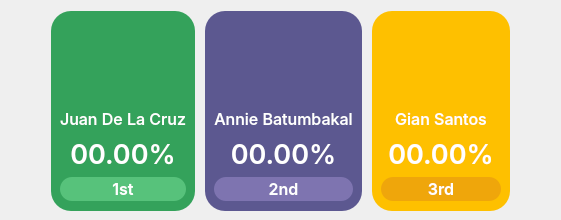
                  <widget class="QWidget" name="widget_top_scorers" native="true">
                   <property name="minimumSize">
                    <size>
                     <width>0</width>
                     <height>220</height>
                    </size>
                   </property>
                   <property name="maximumSize">
                    <size>
                     <width>16777215</width>
                     <height>220</height>
                    </size>
                   </property>
                   <property name="styleSheet">
                    <string notr="true">#widget_top_scorers {
	border-radius: 10px;
	background-color: rgb(255, 255, 255);
}

#widget_student {
	background-color: rgb(255, 190, 111);
	border-radius: 20px;
}

#widget_14 {
	background: transparent;
	border-left: 2px solid rgb(255, 163, 72);
}

#label_stud {
	font: 14pt &quot;Inter&quot;;
	color: rgb(119, 118, 123);
	background: transparent;
}

#label_student_total {
	background: transparent;
	color: rgb(36, 31, 49); 
	font: 20pt &quot;Inter SemiBold&quot;;
}</string>
                   </property>
                   <layout class="QHBoxLayout" name="horizontalLayout_42">
                    <property name="spacing">
                     <number>10</number>
                    </property>
                    <item>
                     <spacer name="horizontalSpacer_22">
                      <property name="orientation">
                       <enum>Qt::Horizontal</enum>
                      </property>
                      <property name="sizeHint" stdset="0">
                       <size>
                        <width>40</width>
                        <height>20</height>
                       </size>
                      </property>
                     </spacer>
                    </item>
                    <item>
                     <widget class="QWidget" name="widget_27" native="true">
                      <property name="minimumSize">
                       <size>
                        <width>0</width>
                        <height>200</height>
                       </size>
                      </property>
                      <property name="maximumSize">
                       <size>
                        <width>16777215</width>
                        <height>200</height>
                       </size>
                      </property>
                      <property name="styleSheet">
                       <string notr="true">#widget_27 {
	background-color: #34a25b;
	border-radius: 20px;
}

#widget_26 {
	background: transparent;
}

#label_stud_name {
	color: #FFF;
	background-color: transparent;
	font: 12pt &quot;Inter Medium&quot;;
}

#label_student_score {
	font: 20pt &quot;Inter SemiBold&quot;;
	background: transparent;
	color: #FFF;
}

#label_student_place {
	font: 12pt &quot;Inter SemiBold&quot;;
	border-radius: 12px;
	background-color: #57c27b;
	color: #FFF;
}</string>
                      </property>
                      <layout class="QVBoxLayout" name="verticalLayout_37">
                       <property name="topMargin">
                        <number>10</number>
                       </property>
                       <property name="bottomMargin">
                        <number>10</number>
                       </property>
                       <item>
                        <widget class="QWidget" name="widget_26" native="true">
                         <layout class="QHBoxLayout" name="horizontalLayout_41">
                          <property name="spacing">
                           <number>0</number>
                          </property>
                          <property name="leftMargin">
                           <number>0</number>
                          </property>
                          <property name="topMargin">
                           <number>0</number>
                          </property>
                          <property name="rightMargin">
                           <number>0</number>
                          </property>
                          <property name="bottomMargin">
                           <number>0</number>
                          </property>
                          <item>
                           <spacer name="horizontalSpacer_13">
                            <property name="orientation">
                             <enum>Qt::Horizontal</enum>
                            </property>
                            <property name="sizeHint" stdset="0">
                             <size>
                              <width>20</width>
                              <height>20</height>
                             </size>
                            </property>
                           </spacer>
                          </item>
                          <item>
                           <widget class="QLabel" name="label_profile">
                            <property name="sizePolicy">
                             <sizepolicy hsizetype="Expanding" vsizetype="Preferred">
                              <horstretch>0</horstretch>
                              <verstretch>0</verstretch>
                             </sizepolicy>
                            </property>
                            <property name="minimumSize">
                             <size>
                              <width>80</width>
                              <height>80</height>
                             </size>
                            </property>
                            <property name="maximumSize">
                             <size>
                              <width>80</width>
                              <height>80</height>
                             </size>
                            </property>
                            <property name="styleSheet">
                             <string notr="true">background-color: transparent;</string>
                            </property>
                            <property name="text">
                             <string/>
                            </property>
                            <property name="pixmap">
                             <pixmap resource="../resources.qrc">:/Images/Images/profile_gray.png</pixmap>
                            </property>
                            <property name="scaledContents">
                             <bool>true</bool>
                            </property>
                            <property name="alignment">
                             <set>Qt::AlignCenter</set>
                            </property>
                           </widget>
                          </item>
                          <item>
                           <spacer name="horizontalSpacer_14">
                            <property name="orientation">
                             <enum>Qt::Horizontal</enum>
                            </property>
                            <property name="sizeType">
                             <enum>QSizePolicy::Expanding</enum>
                            </property>
                            <property name="sizeHint" stdset="0">
                             <size>
                              <width>20</width>
                              <height>20</height>
                             </size>
                            </property>
                           </spacer>
                          </item>
                         </layout>
                        </widget>
                       </item>
                       <item>
                        <widget class="QLabel" name="label_stud_name">
                         <property name="font">
                          <font>
                           <family>Inter Medium</family>
                           <pointsize>12</pointsize>
                           <weight>50</weight>
                           <italic>false</italic>
                           <bold>false</bold>
                          </font>
                         </property>
                         <property name="styleSheet">
                          <string notr="true"/>
                         </property>
                         <property name="text">
                          <string>Juan De La Cruz</string>
                         </property>
                         <property name="alignment">
                          <set>Qt::AlignCenter</set>
                         </property>
                        </widget>
                       </item>
                       <item>
                        <widget class="QLabel" name="label_student_score">
                         <property name="font">
                          <font>
                           <family>Inter SemiBold</family>
                           <pointsize>20</pointsize>
                           <weight>50</weight>
                           <italic>false</italic>
                           <bold>false</bold>
                          </font>
                         </property>
                         <property name="text">
                          <string>00.00%</string>
                         </property>
                         <property name="alignment">
                          <set>Qt::AlignCenter</set>
                         </property>
                        </widget>
                       </item>
                       <item>
                        <widget class="QLabel" name="label_student_place">
                         <property name="font">
                          <font>
                           <family>Inter SemiBold</family>
                           <pointsize>12</pointsize>
                           <weight>50</weight>
                           <italic>false</italic>
                           <bold>false</bold>
                          </font>
                         </property>
                         <property name="text">
                          <string>1st</string>
                         </property>
                         <property name="alignment">
                          <set>Qt::AlignCenter</set>
                         </property>
                        </widget>
                       </item>
                      </layout>
                     </widget>
                    </item>
                    <item>
                     <widget class="QWidget" name="widget_28" native="true">
                      <property name="minimumSize">
                       <size>
                        <width>0</width>
                        <height>200</height>
                       </size>
                      </property>
                      <property name="maximumSize">
                       <size>
                        <width>16777215</width>
                        <height>200</height>
                       </size>
                      </property>
                      <property name="styleSheet">
                       <string notr="true">#widget_28 {
	background-color: #5c5890;
	border-radius: 20px;
}

#widget_29 {
	background: transparent;
}

#label_stud_name_2 {
	color: #FFF;
	background-color: transparent;
	font: 12pt &quot;Inter Medium&quot;;
}

#label_student_score_2 {
	font: 20pt &quot;Inter SemiBold&quot;;
	background: transparent;
	color: #FFF;
}

#label_student_place_2 {
	font: 12pt &quot;Inter SemiBold&quot;;
	border-radius: 12px;
	background-color: #7e74b0;
	color: #FFF;
}</string>
                      </property>
                      <layout class="QVBoxLayout" name="verticalLayout_38">
                       <property name="topMargin">
                        <number>10</number>
                       </property>
                       <property name="bottomMargin">
                        <number>10</number>
                       </property>
                       <item>
                        <widget class="QWidget" name="widget_29" native="true">
                         <layout class="QHBoxLayout" name="horizontalLayout_43">
                          <property name="spacing">
                           <number>0</number>
                          </property>
                          <property name="leftMargin">
                           <number>0</number>
                          </property>
                          <property name="topMargin">
                           <number>0</number>
                          </property>
                          <property name="rightMargin">
                           <number>0</number>
                          </property>
                          <property name="bottomMargin">
                           <number>0</number>
                          </property>
                          <item>
                           <spacer name="horizontalSpacer_16">
                            <property name="orientation">
                             <enum>Qt::Horizontal</enum>
                            </property>
                            <property name="sizeHint" stdset="0">
                             <size>
                              <width>20</width>
                              <height>20</height>
                             </size>
                            </property>
                           </spacer>
                          </item>
                          <item>
                           <widget class="QLabel" name="label_profile_2">
                            <property name="sizePolicy">
                             <sizepolicy hsizetype="Expanding" vsizetype="Preferred">
                              <horstretch>0</horstretch>
                              <verstretch>0</verstretch>
                             </sizepolicy>
                            </property>
                            <property name="minimumSize">
                             <size>
                              <width>80</width>
                              <height>80</height>
                             </size>
                            </property>
                            <property name="maximumSize">
                             <size>
                              <width>80</width>
                              <height>80</height>
                             </size>
                            </property>
                            <property name="styleSheet">
                             <string notr="true">background-color: transparent;</string>
                            </property>
                            <property name="text">
                             <string/>
                            </property>
                            <property name="pixmap">
                             <pixmap resource="../resources.qrc">:/Images/Images/profile_gray.png</pixmap>
                            </property>
                            <property name="scaledContents">
                             <bool>true</bool>
                            </property>
                            <property name="alignment">
                             <set>Qt::AlignCenter</set>
                            </property>
                           </widget>
                          </item>
                          <item>
                           <spacer name="horizontalSpacer_17">
                            <property name="orientation">
                             <enum>Qt::Horizontal</enum>
                            </property>
                            <property name="sizeHint" stdset="0">
                             <size>
                              <width>20</width>
                              <height>20</height>
                             </size>
                            </property>
                           </spacer>
                          </item>
                         </layout>
                        </widget>
                       </item>
                       <item>
                        <widget class="QLabel" name="label_stud_name_2">
                         <property name="font">
                          <font>
                           <family>Inter Medium</family>
                           <pointsize>12</pointsize>
                           <weight>50</weight>
                           <italic>false</italic>
                           <bold>false</bold>
                          </font>
                         </property>
                         <property name="styleSheet">
                          <string notr="true"/>
                         </property>
                         <property name="text">
                          <string>Annie Batumbakal</string>
                         </property>
                         <property name="alignment">
                          <set>Qt::AlignCenter</set>
                         </property>
                        </widget>
                       </item>
                       <item>
                        <widget class="QLabel" name="label_student_score_2">
                         <property name="font">
                          <font>
                           <family>Inter SemiBold</family>
                           <pointsize>20</pointsize>
                           <weight>50</weight>
                           <italic>false</italic>
                           <bold>false</bold>
                          </font>
                         </property>
                         <property name="text">
                          <string>00.00%</string>
                         </property>
                         <property name="alignment">
                          <set>Qt::AlignCenter</set>
                         </property>
                        </widget>
                       </item>
                       <item>
                        <widget class="QLabel" name="label_student_place_2">
                         <property name="font">
                          <font>
                           <family>Inter SemiBold</family>
                           <pointsize>12</pointsize>
                           <weight>50</weight>
                           <italic>false</italic>
                           <bold>false</bold>
                          </font>
                         </property>
                         <property name="text">
                          <string>2nd</string>
                         </property>
                         <property name="alignment">
                          <set>Qt::AlignCenter</set>
                         </property>
                        </widget>
                       </item>
                      </layout>
                     </widget>
                    </item>
                    <item>
                     <widget class="QWidget" name="widget_30" native="true">
                      <property name="minimumSize">
                       <size>
                        <width>0</width>
                        <height>200</height>
                       </size>
                      </property>
                      <property name="maximumSize">
                       <size>
                        <width>16777215</width>
                        <height>200</height>
                       </size>
                      </property>
                      <property name="styleSheet">
                       <string notr="true">#widget_30 {
	background-color: #fec000;
	border-radius: 20px;
}

#widget_31 {
	background: transparent;
}

#label_stud_name_3 {
	color: #FFF;
	background-color: transparent;
	font: 12pt &quot;Inter Medium&quot;;
}

#label_student_score_3 {
	font: 20pt &quot;Inter SemiBold&quot;;
	background: transparent;
	color: #FFF;
}

#label_student_place_3 {
	font: 12pt &quot;Inter SemiBold&quot;;
	border-radius: 12px;
	background-color: #efa60b;
	color: #FFF;
}</string>
                      </property>
                      <layout class="QVBoxLayout" name="verticalLayout_39">
                       <property name="topMargin">
                        <number>10</number>
                       </property>
                       <property name="bottomMargin">
                        <number>10</number>
                       </property>
                       <item>
                        <widget class="QWidget" name="widget_31" native="true">
                         <layout class="QHBoxLayout" name="horizontalLayout_44">
                          <property name="spacing">
                           <number>0</number>
                          </property>
                          <property name="leftMargin">
                           <number>0</number>
                          </property>
                          <property name="topMargin">
                           <number>0</number>
                          </property>
                          <property name="rightMargin">
                           <number>0</number>
                          </property>
                          <property name="bottomMargin">
                           <number>0</number>
                          </property>
                          <item>
                           <spacer name="horizontalSpacer_18">
                            <property name="orientation">
                             <enum>Qt::Horizontal</enum>
                            </property>
                            <property name="sizeHint" stdset="0">
                             <size>
                              <width>20</width>
                              <height>20</height>
                             </size>
                            </property>
                           </spacer>
                          </item>
                          <item>
                           <widget class="QLabel" name="label_profile_3">
                            <property name="sizePolicy">
                             <sizepolicy hsizetype="Expanding" vsizetype="Preferred">
                              <horstretch>0</horstretch>
                              <verstretch>0</verstretch>
                             </sizepolicy>
                            </property>
                            <property name="minimumSize">
                             <size>
                              <width>80</width>
                              <height>80</height>
                             </size>
                            </property>
                            <property name="maximumSize">
                             <size>
                              <width>80</width>
                              <height>80</height>
                             </size>
                            </property>
                            <property name="styleSheet">
                             <string notr="true">background-color: transparent;</string>
                            </property>
                            <property name="text">
                             <string/>
                            </property>
                            <property name="pixmap">
                             <pixmap resource="../resources.qrc">:/Images/Images/profile_gray.png</pixmap>
                            </property>
                            <property name="scaledContents">
                             <bool>true</bool>
                            </property>
                            <property name="alignment">
                             <set>Qt::AlignCenter</set>
                            </property>
                           </widget>
                          </item>
                          <item>
                           <spacer name="horizontalSpacer_19">
                            <property name="orientation">
                             <enum>Qt::Horizontal</enum>
                            </property>
                            <property name="sizeHint" stdset="0">
                             <size>
                              <width>20</width>
                              <height>20</height>
                             </size>
                            </property>
                           </spacer>
                          </item>
                         </layout>
                        </widget>
                       </item>
                       <item>
                        <widget class="QLabel" name="label_stud_name_3">
                         <property name="font">
                          <font>
                           <family>Inter Medium</family>
                           <pointsize>12</pointsize>
                           <weight>50</weight>
                           <italic>false</italic>
                           <bold>false</bold>
                          </font>
                         </property>
                         <property name="styleSheet">
                          <string notr="true"/>
                         </property>
                         <property name="text">
                          <string>Gian Santos</string>
                         </property>
                         <property name="alignment">
                          <set>Qt::AlignCenter</set>
                         </property>
                        </widget>
                       </item>
                       <item>
                        <widget class="QLabel" name="label_student_score_3">
                         <property name="font">
                          <font>
                           <family>Inter SemiBold</family>
                           <pointsize>20</pointsize>
                           <weight>50</weight>
                           <italic>false</italic>
                           <bold>false</bold>
                          </font>
                         </property>
                         <property name="text">
                          <string>00.00%</string>
                         </property>
                         <property name="alignment">
                          <set>Qt::AlignCenter</set>
                         </property>
                        </widget>
                       </item>
                       <item>
                        <widget class="QLabel" name="label_student_place_3">
                         <property name="font">
                          <font>
                           <family>Inter SemiBold</family>
                           <pointsize>12</pointsize>
                           <weight>50</weight>
                           <italic>false</italic>
                           <bold>false</bold>
                          </font>
                         </property>
                         <property name="text">
                          <string>3rd</string>
                         </property>
                         <property name="alignment">
                          <set>Qt::AlignCenter</set>
                         </property>
                        </widget>
                       </item>
                      </layout>
                     </widget>
                    </item>
                    <item>
                     <spacer name="horizontalSpacer_21">
                      <property name="orientation">
                       <enum>Qt::Horizontal</enum>
                      </property>
                      <property name="sizeHint" stdset="0">
                       <size>
                        <width>40</width>
                        <height>20</height>
                       </size>
                      </property>
                     </spacer>
                    </item>
                   </layout>
                  </widget>
